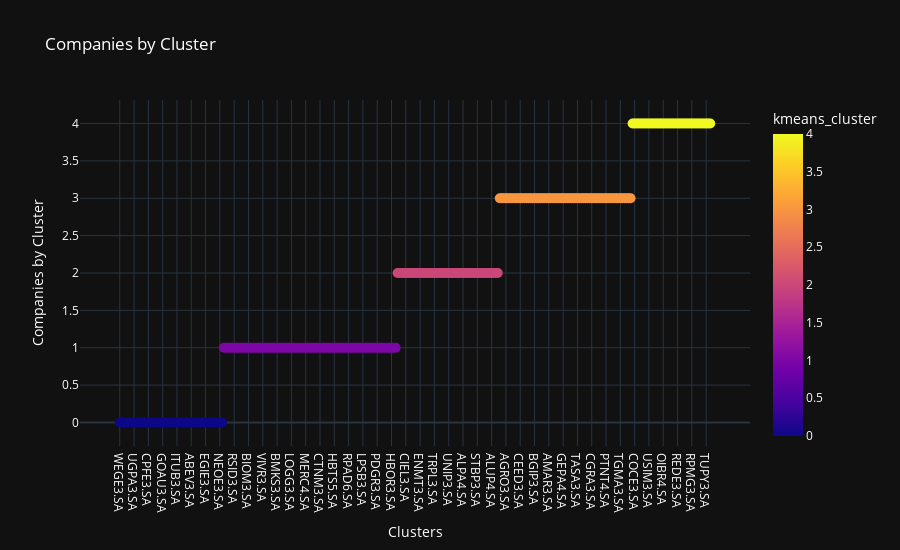

Here is the notebook cell this chart was saved with:
### Code cell
companies_clusters = df_fundamentals_final[['ticker', 'long_name', 'kmeans_cluster']].sort_values(by='kmeans_cluster', ascending=True).reset_index(drop=True)

fig = px.scatter(companies_clusters, x='ticker', y='kmeans_cluster', color='kmeans_cluster', hover_data=['long_name'], title='Companies in Clusters')
fig.update_traces(marker=dict(size=10))
fig.update_layout(title='Companies by Cluster', xaxis_title='Clusters', yaxis_title='Companies by Cluster', template='plotly_dark', font=dict(color='white'), height=550)
fig.show()

### Figure 1 — Plotly figure (JSON) as saved in the notebook; plotly's stock layout.template omitted (floating-point values rounded to 4 significant figures; data arrays with more than 128 entries replaced by an {"elided": "..."} marker saying what was removed)
{"data": [{"customdata": {"elided": "291x1 str values"}, "hovertemplate": "ticker=%{x}<br>kmeans_cluster=%{marker.color}<br>long_name=%{customdata[0]}<extra></extra>", "legendgroup": "", "marker": {"color": {"elided": "291 int values"}, "coloraxis": "coloraxis", "size": 10, "symbol": "circle"}, "mode": "markers", "name": "", "orientation": "v", "showlegend": false, "type": "scatter", "x": {"elided": "291 str values"}, "xaxis": "x", "y": {"elided": "291 int values"}, "yaxis": "y"}], "layout": {"coloraxis": {"colorbar": {"title": {"text": "kmeans_cluster"}}, "colorscale": [[0, "#0d0887"], [0.1111, "#46039f"], [0.2222, "#7201a8"], [0.3333, "#9c179e"], [0.4444, "#bd3786"], [0.5556, "#d8576b"], [0.6667, "#ed7953"], [0.7778, "#fb9f3a"], [0.8889, "#fdca26"], [1, "#f0f921"]]}, "font": {"color": "white"}, "height": 550, "legend": {"tracegroupgap": 0}, "title": {"text": "Companies by Cluster"}, "xaxis": {"anchor": "y", "domain": [0, 1], "title": {"text": "Clusters"}}, "yaxis": {"anchor": "x", "domain": [0, 1], "title": {"text": "Companies by Cluster"}}}}
